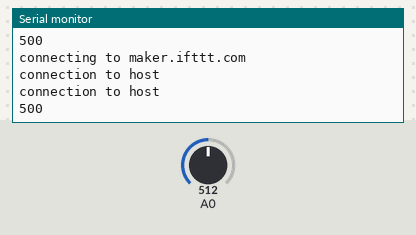
Recording of a sketch running on a simulated ESP8266 (NodeMCU). Parts: the last lines printed to the serial monitor. The inputs (shaded band) are chosen by the test bench; at power-on: A0 = 512. WiFi joins after 1.5 s; servers stay silent unless stated; network time is answered at once with the bench clock; the local clock reads 2024-03-15 10:24:30 at power-on unless the sketch sets it.

Above: at 9.0 s.
9.1 s: A0 set to 8
At 11.2 s:
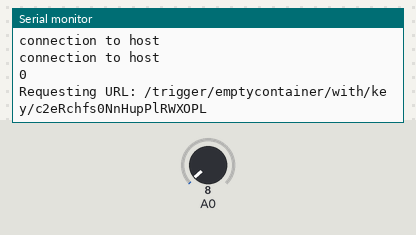
12.6 s: A0 set to 11
At 12.65 s:
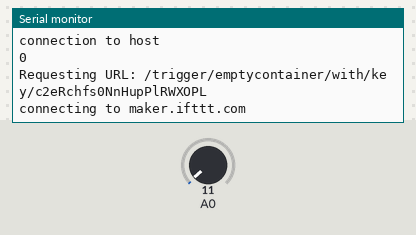
Timing chart, 0 to 15.6 s (numbered marks = the images above; inputs shaded):
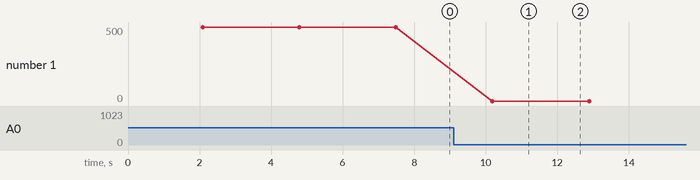

Measured:
- the behaviour switches between 9 and 10 on A0 (found by bisection; images 1 and 2)
- after the input at 9.1 s, the serial monitor: prints a new line after 1.1 s (image 1)
- plotted number 1: 500 → 0 after the input at 9.1 s, 0 → 60 after the input at 12.6 s

The sketch:

KitchenTracker.ino
```cpp
#include <ESP8266WiFi.h>
#include <FirebaseArduino.h>
#include <NTPClient.h>
#include <WiFiUdp.h>
#include <HttpClient.h>

#define FIREBASE_HOST "tracker-ca881.firebaseio.com"
#define FIREBASE_AUTH "L2vHYLgoIxux3BuiNxxtPD7lORhDJWk88P2WlADE"
#define WIFI_SSID "OnePlus 5T"
#define WIFI_PASSWORD "aaaaaaaaa"

const char* host = "maker.ifttt.com";
const char* apiKey = "c2eRchfs0NnHupPlRWXOPL";

WiFiUDP ntpUDP;
NTPClient timeClient(ntpUDP, "pool.ntp.org", 19800,60000);
String date_time;

void setup() {

     Serial.begin(9600);

      timeClient.begin();

      WiFi.begin(WIFI_SSID, WIFI_PASSWORD);
      Serial.print("connecting");

      while (WiFi.status() != WL_CONNECTED) {
        Serial.print(".");
        delay(500);
      }

      Serial.println();
      Serial.print("connected: ");
      Serial.println(WiFi.localIP());

      Firebase.begin(FIREBASE_HOST, FIREBASE_AUTH);
}


void loop() {
      FirebaseObject obj=Firebase.get("/");
      String expi=obj.getString("Container1/Expiry/");
      int threshold=obj.getInt("Container1/Threshold/");
     // Serial.println(threshold);
     // Serial.println(expi);
      int adcvalue=analogRead(A0);

      String urlexpiry = "/trigger/containerexpiry/with/key/";
      String urlcontainer = "/trigger/emptycontainer/with/key/";
      urlcontainer += apiKey;
      urlexpiry += apiKey;
      Serial.print("connecting to ");
      Serial.println(host);
      WiFiClient client1,client2;
      const int httpPort = 80;
      if (!client1.connect(host, httpPort))
      {
            Serial.println("connection failed");
            return;
      }
      else
            Serial.println("connection to host");
      if (!client2.connect(host, httpPort))
      {
            Serial.println("connection failed");
            return;
      }
      else
            Serial.println("connection to host");
      String weight;
      timeClient.update();


//      Serial.print("Requesting URL: ");
//      Serial.println(urlexpiry );
//

      if(adcvalue<10)
        adcvalue = 0;
      else if(adcvalue>10 && adcvalue<150)
        adcvalue = 60;
      else if(adcvalue>150 && adcvalue<330)
        adcvalue = 130;
      else if(adcvalue>330 && adcvalue<390)
        adcvalue = 190;
      else if(adcvalue>390 && adcvalue<450)
        adcvalue = 250;
      else if(adcvalue>450 && adcvalue<470)
        adcvalue = 290;
      else if(adcvalue>470 && adcvalue<500)
        adcvalue= 340;
      else if(adcvalue>500 )
        adcvalue= 500;
      weight = String(adcvalue);
      Serial.println(adcvalue);
      date_time = timeClient.getFormattedDate();
      int index_date = date_time.indexOf("T");
      String date = date_time.substring(0, index_date);
      //Serial.println(date);
      Firebase.setString("Container1/Date/"+date, weight);

      if (Firebase.failed()) {
          Serial.print("pushing /logs failed:");
          Serial.println(Firebase.error());
          return;
      }

        if(adcvalue<=threshold)
        {
            Serial.print("Requesting URL: ");
            Serial.println(urlcontainer);
            client1.print(String("POST ") + urlcontainer + " HTTP/1.1\r\n" +
                       "Host: " + host + "\r\n" +
                       "Content-Type: application/x-www-form-urlencoded\r\n" +
                       "Content-Length: 13\r\n\r\n" +
                       "value1=" + "refill the container "+ "\r\n");
        }


        if(expi.equals(date))
        {
            client2.print(String("POST ") + urlexpiry + " HTTP/1.1\r\n" +
                       "Host: " + host + "\r\n" +
                       "Content-Type: application/x-www-form-urlencoded\r\n" +
                       "Content-Length: 13\r\n\r\n" +
                       "value1=" + "near expiry"+ "\r\n");
        }


      delay(2000);
}
```
